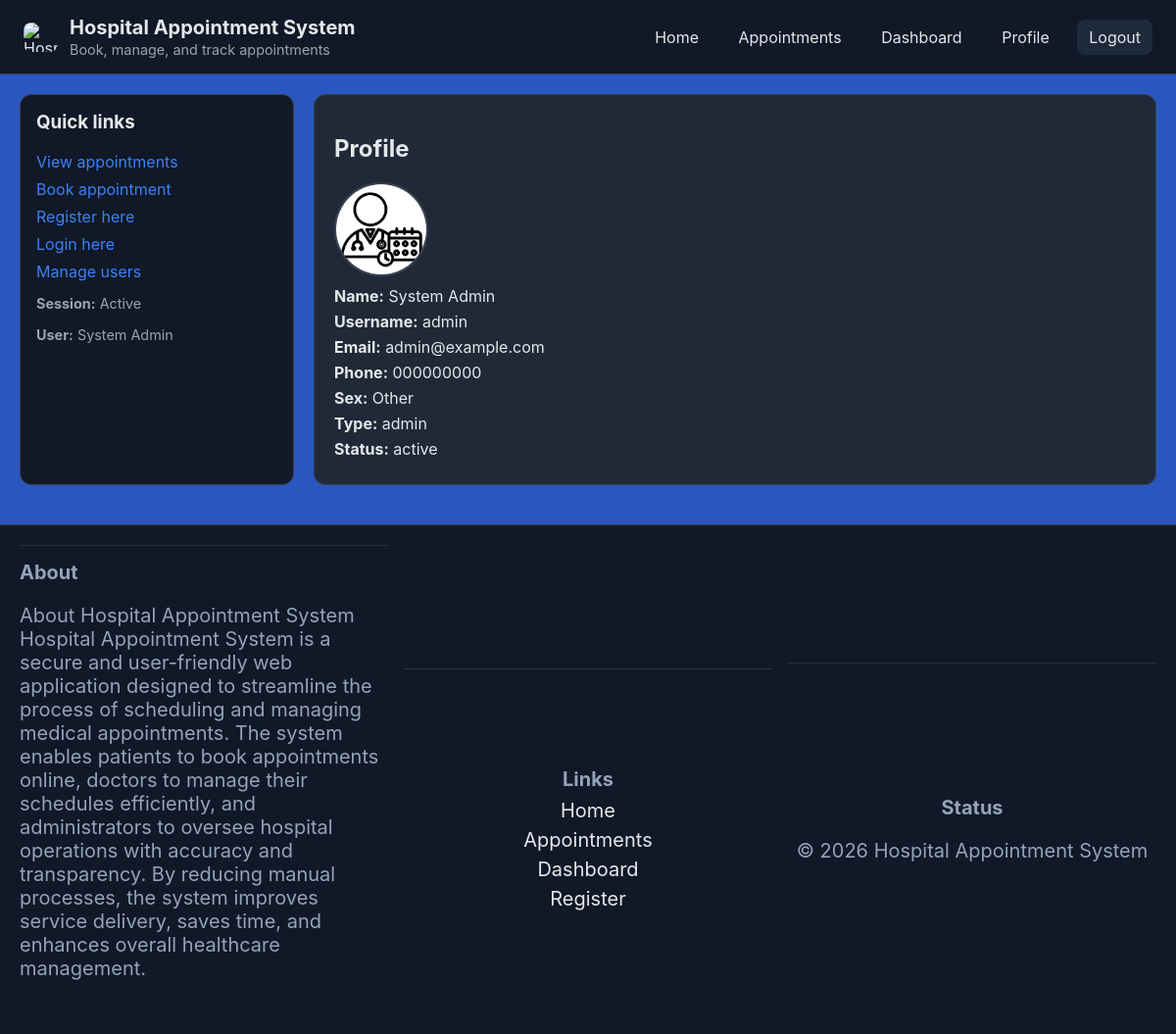
The app's page /profile.php (signed in) with its own data.
### tables this page shows
CREATE TABLE IF NOT EXISTS users (
  id INT AUTO_INCREMENT PRIMARY KEY,
  first_name VARCHAR(100) NOT NULL,
  last_name VARCHAR(100) NOT NULL,
  sex ENUM('Male','Female','Other') NOT NULL,
  username VARCHAR(100) NOT NULL UNIQUE,
  password_hash VARCHAR(255) NOT NULL,
  phone VARCHAR(30),
  email VARCHAR(150) UNIQUE,
  profile_picture VARCHAR(255),
  user_type ENUM('admin','doctor','patient') DEFAULT 'patient',
  status ENUM('active','not_active') DEFAULT 'active',
  created_at TIMESTAMP DEFAULT CURRENT_TIMESTAMP
);

### profile.php (the view, shortened to what this page needs)
<?php
require_once 'config.php';
$view_id = isset($_GET['id']) ? (int)$_GET['id'] : $_SESSION['user']['id'];
$stmt = $pdo->prepare("SELECT * FROM users WHERE id = ?");
$stmt->execute([$view_id]);
$user = $stmt->fetch();
include 'includes/header.php';
include 'includes/sidebar.php';
?>
<section class="content">
  <h2>Profile</h2>
  <div class="profile">
    <img class="avatar" src="<?php echo $user['profile_picture'] ? htmlspecialchars($user['profile_picture']) : 'assets/logo.png'; ?>" alt="Profile">
    <ul class="list">
      <li><strong>Name:</strong> <?php echo htmlspecialchars($user['first_name'] . ' ' . $user['last_name']); ?></li>
      <li><strong>Username:</strong> <?php echo htmlspecialchars($user['username']); ?></li>
      <li><strong>Email:</strong> <?php echo htmlspecialchars($user['email']); ?></li>
      <li><strong>Phone:</strong> <?php echo htmlspecialchars($user['phone']); ?></li>
      <li><strong>Sex:</strong> <?php echo htmlspecialchars($user['sex']); ?></li>
      <li><strong>Type:</strong> <?php echo htmlspecialchars($user['user_type']); ?></li>
      <li><strong>Status:</strong> <?php echo htmlspecialchars($user['status']); ?></li>
    </ul>
  </div>
</section>
<?php include 'includes/footer.php'; ?>

### includes/header.php (shortened to what this page needs)
<!DOCTYPE html>
<html lang="en">
<head>
  <link rel="stylesheet" href="assets/style.css">
</head>
<body>
<header class="site-header">
  <div class="brand">
    <img src="C:\xampp\htdocs\hospital-appointment-full\logo\logo.png
" alt="Hospital logo" />
    <div>
      <h1>Hospital Appointment System</h1>
      <p class="subtitle">Book, manage, and track appointments</p>
    </div>
  </div>
  <nav class="top-nav" aria-label="Main navigation">
    <a href="index.php">Home</a>
    <a href="appointments.php">Appointments</a>
    <?php if (!empty($_SESSION['user'])): ?>
      <a href="dashboard.php">Dashboard</a>
      <a href="profile.php">Profile</a>
      <a class="logout" href="logout.php">Logout</a>
    <?php endif; ?>
  </nav>
</header>
<main class="container">

### includes/sidebar.php (shortened to what this page needs)
<aside class="sidebar" aria-label="Sidebar">
  <h3>Quick links</h3>
  <ul>
    <li><a href="appointments.php">View appointments</a></li>
    <li><a href="appointment_form.php">Book appointment</a></li>
    <li><a href="register.php"> Register here</a></li>
    <li><a href="login.php"> Login here</a></li>
    <?php if (!empty($_SESSION['user']) && $_SESSION['user']['user_type'] !== 'patient'): ?>
      <li><a href="users.php">Manage users</a></li>
    <?php endif; ?>
  </ul>
  <div class="info">
    <p><strong>Session:</strong> <?php echo !empty($_SESSION['user']) ? 'Active' : 'Guest'; ?></p>
    <?php if (!empty($_SESSION['user'])): ?>
      <p><strong>User:</strong> <?php echo htmlspecialchars($_SESSION['user']['first_name'] . ' ' . $_SESSION['user']['last_name']); ?></p>
    <?php endif; ?>
  </div>
</aside>

### includes/footer.php (shortened to what this page needs)
</main>
<footer class="site-footer">
  <div class="footer-grid">
    <div class="about">
      <h4>About</h4>
      <p>About Hospital Appointment System
Hospital Appointment System is a secure and user-friendly web application designed to streamline the process of scheduling and managing medical appointments. The system enables patients to book appointments online, doctors to manage their schedules efficiently, and administrators to oversee hospital operations with accuracy and transparency. By reducing manual processes, the system improves service delivery, saves time, and enhances overall healthcare management.</p>
    </div>
    <div class="links">
      <h4>Links</h4>
      <ul>
        <li><a href="index.php">Home</a></li>
        <li><a href="appointments.php">Appointments</a></li>
        <li><a href="dashboard.php">Dashboard</a></li>
         <li><a href="register.php">Register</a></li>
      </ul>
    </div>
    <div class="status">
      <h4>Status</h4>
      <p>&copy; <?php echo date('Y'); ?> Hospital Appointment System</p>
    </div>
  </div>
</footer>
</body>
</html>

### assets/style.css (style rules this page uses)
:root { --bg: #2a57bf; --panel: #111827; --card: #1f2937; --text: #e5e7eb; --muted: #9ca3af; --primary: #3b82f6; --primary-600: #2563eb; --danger: #ef4444; --success: #22c55e; --warning: #f59e0b; --border: #374151; --accent: #10b981; }
* { box-sizing: border-box; }
html, body { height: 100%; }
body { margin: 0; font-family: Inter, system-ui, -apple-system, Segoe UI, Roboto, Arial; background: var(--bg); color: var(--text); }
.site-header { display:flex; align-items:center; justify-content:space-between; padding:16px 24px; background: var(--panel); border-bottom:1px solid var(--border); position: sticky; top:0; z-index: 10; }
.brand { display:flex; align-items:center; gap:12px; }
.brand img { width:35px; height:30px; border-radius:8px; }
.brand h1 { margin:0; font-size:1.25rem; }
.subtitle { margin:2px 0 0; color: var(--muted); font-size:0.9rem; }
.top-nav a { margin-left:12px; color: var(--text); text-decoration:none; padding:8px 12px; border-radius:8px; transition: background .2s; }
.top-nav .logout { background: #1e293b; }
.container { display:grid; grid-template-columns: 280px 1fr; gap:20px; padding:20px; }
.sidebar { background: var(--panel); border:1px solid var(--border); border-radius:12px; padding:16px; }
.sidebar h3 { margin-top:0; }
.sidebar ul { list-style:none; padding:0; margin:0 0 12px; }
.sidebar li { margin:8px 0; }
.sidebar a { color: var(--primary); text-decoration:none; }
.sidebar .info { margin-top:12px; color: var(--muted); font-size:0.9rem; }
.content { background: var(--card); border:1px solid var(--border); border-radius:12px; padding:20px; }
.site-footer { background: var(--panel); border-top:1px solid var(--border); padding:20px; margin-top:20px; }
.footer-grid { display:grid; grid-template-columns: repeat(auto-fit, minmax(220px, 1fr)); gap:16px; }
.footer-grid h4 { margin:0 0 8px; }
.footer-grid ul { list-style:none; padding:0; margin:0; }
.footer-grid li { margin:6px 0; }
.footer-grid a { color: var(--text); text-decoration:none; }
.avatar { width:96px; height:96px; border-radius:50%; object-fit:cover; border:2px solid var(--border); }
.list { list-style:none; padding:0; margin:0; }
.list li { margin:6px 0; }
.status { margin-top: auto; text-align: center; padding: 135px 0; font-size: 20px; color: #94a3b8; border-top: 1px solid rgba(255,255,255,0.1); }
.links { margin-top: auto; text-align: center; padding: 100px 0; font-size: 20px; color: #94a3b8; border-top: 1px solid rgba(255,255,255,0.1); }
.about { margin-top: auto; text-align: left; padding: 15px 0; font-size: 20px; color: #94a3b8; border-top: 1px solid rgba(255,255,255,0.1); }

### records on screen
users: first_name+last_name "System Admin", username "admin", email "admin@example.com", phone "000000000", sex "Other", user_type "admin", status "active"

### other values on screen
$_SESSION['user']['first_name'] . ' ' . $_SESSION['user']['last_name'] "System Admin"
